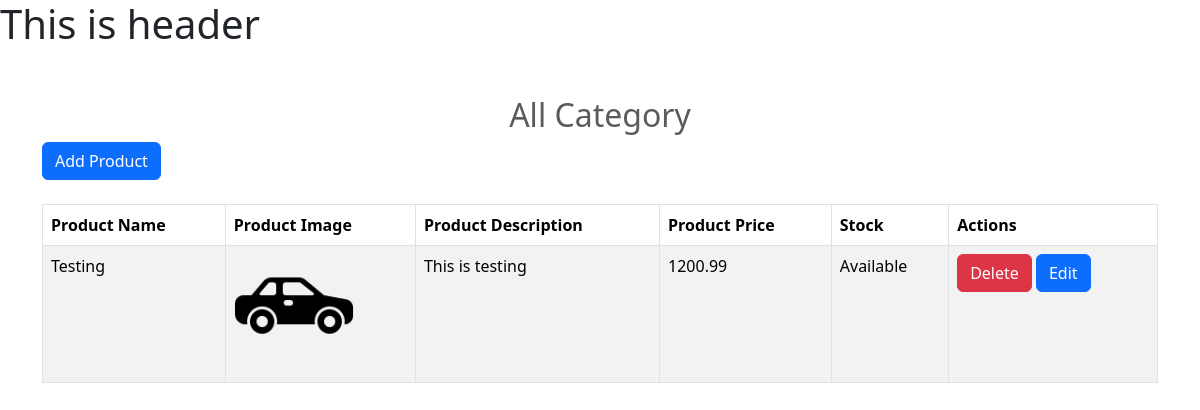
Before: /product/product_list/ with the older database file.
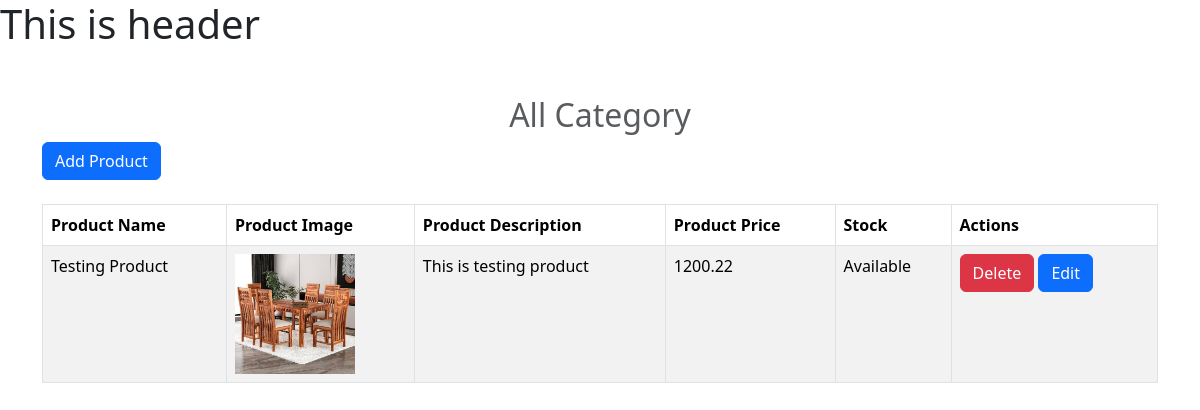
After: the same page with the newer database file.
### product/models.py (models this page shows, shortened)
class Product(models.Model):
    product_name = models.CharField(max_length=100)
    product_description = models.TextField()
    product_price = models.DecimalField(max_digits=6, decimal_places=2)
    in_stock = models.BooleanField(default=True)
    category = models.ForeignKey(to=Category, on_delete=models.CASCADE,related_name="product")
    image = models.ImageField(upload_to='products')

### product/views.py (the view)
# urls.py: path('product_list/', views.get_all_products, name="all-products"),
def get_all_products(request):
    products = Product.objects.all()
    return render(request, 'product/product-list.html', {
        'products': products
    })

### product/templates/product/product-list.html (shortened to what this page needs)
<!doctype html>
{% extends "base.html" %}
{% block main_content %}
    <div class="container mt-5">
      <h2 class="text-center text-muted">All Category</h2>
      <div class="mb-4">
        <a href="{% url 'add_product' %}" class="btn btn-primary">Add Product</a>
      </div>
      {% if is_empty%}
        <div class="d-flex mt-4 justify-content-center">
          <div class="col-md-4 p-4 shadow rounded">
            <h1 class="text-danger">No Items Found</h1>
            <p>Please add product.</p>
          </div>
        </div>
      {% else %}
      <table class="table table-striped table-bordered">
        <thead>
          <tr>
            <th scope="col">Product Name</th>
            <th scope="col">Product Image</th>
            <th scope="col">Product Description</th>
            <th scope="col">Product Price</th>
            <th scope="col">Stock</th>
            <th scope="col">Actions</th>
          </tr>
        </thead>
        <tbody>
          {% for item in products %}
          <tr>
            <td>{{item.product_name}}</td>
            <td>
                <img src="{{item.image.url}}" alt="{{item.product_name}}" height="120" width="120">
            </td>
            <td>{{item.product_description}}</td>
            <td>{{item.product_price}}</td>
            <td>
                {% if item.in_stock %}
                    Available
                {% else %}
                    Out of Stock
                {% endif %}
            </td>
            <td>
              <a href="{% url 'delete-product' item.id %}" class="btn btn-danger">Delete</a>
              <a href="{% url 'edit-product' item.id %}" class="btn btn-primary">Edit</a>
            </td>
          </tr>
          {% endfor %}
        </tbody>
      </table>
      {% endif %}
    </div>
{% endblock %}

Changed rows visible on the page:
removed Product: product_name "Testing", image (picture), product_description "This is testing", product_price "1200.99", in_stock "Available"
added Product: product_name "Testing Product", image (picture), product_description "This is testing product", product_price "1200.22", in_stock "Available"
